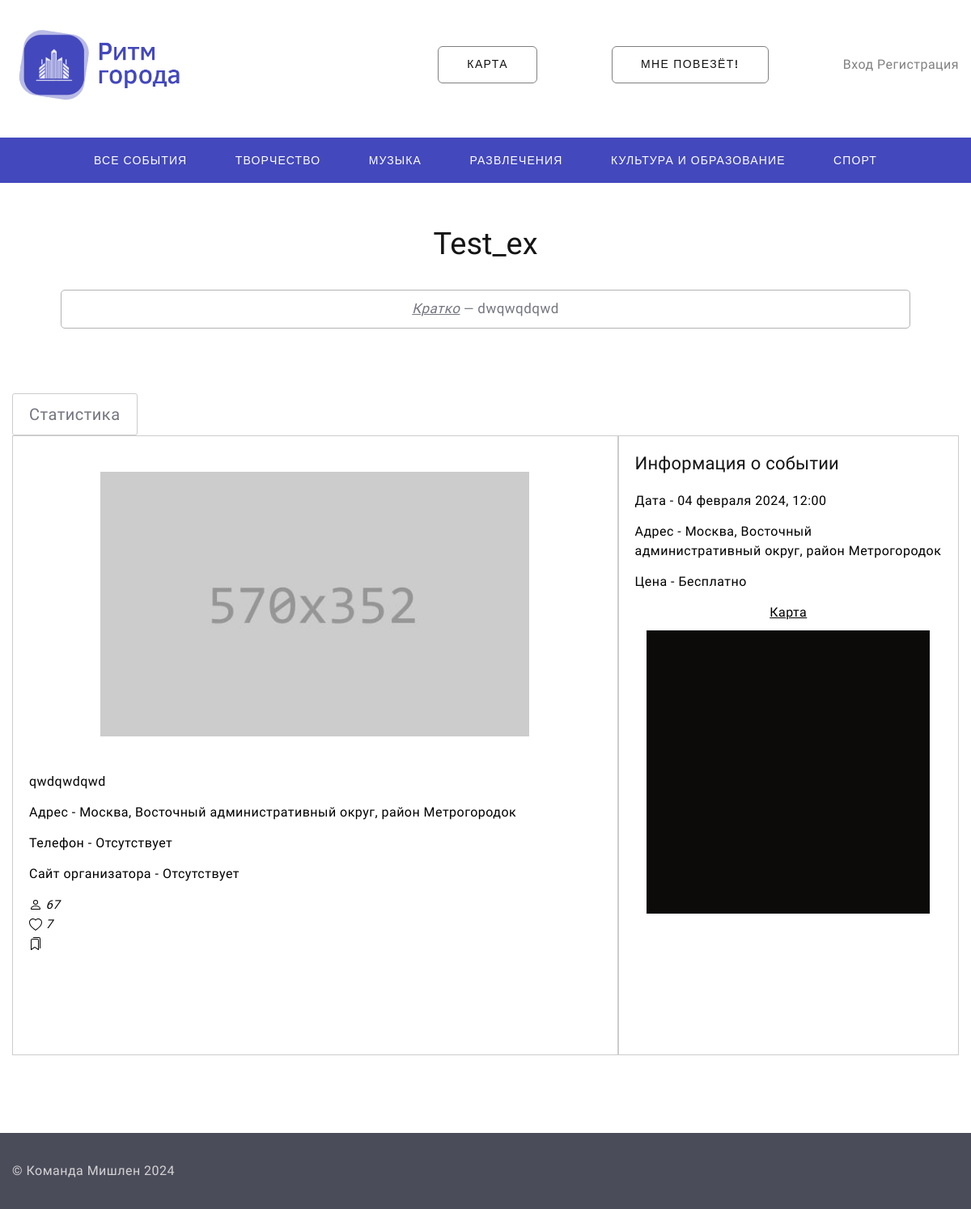
Page /event/70 on the committed database.
### dosug/models.py (models this page shows, shortened)
class Event(models.Model):
    id = models.IntegerField(primary_key=True)
    title = models.CharField(max_length=30, null=False)
    type = models.CharField(max_length=20)
    image = models.ImageField(default="default.jpg")
    tiny_description = models.CharField(max_length=250)
    description = models.CharField(max_length=1400)
    link = models.CharField(max_length=30)
    address = models.CharField(max_length=60)
    price = models.IntegerField(default=0)
    phone = models.CharField(max_length=30)
    coordinates = models.CharField(max_length=100)
    views = models.IntegerField(default=0)
    author = models.IntegerField(default=0)
    created_at = models.DateTimeField(default=datetime.now, blank=True)
    likes = models.IntegerField(default=0)
    bookmarks = models.IntegerField(default=0)
    def days_since_creation(self):
        current_datetime = datetime.now()
        time_difference = current_datetime - self.created_at
        return time_difference.days
    def views_add(self, request):
        current_date = date.today()
        existing_entry = StatsDate.objects.filter(date=current_date, event_id=self.id).first()
        if existing_entry:
            existing_entry.views += 1
            existing_entry.save()
        else:
            new_entry = StatsDate(event_id=self.id, date=current_date, views=1)
            new_entry.save()
        if 'viewed_event_' + str(self.id) not in request.session:
            request.session['viewed_event_' + str(self.id)] = True
            self.views += 1
            self.save()
            days = self.days_since_creation()
            existing_entry = StatsDays.objects.filter(day=days, event_id=self.id).first()
            if existing_entry:
                existing_entry.views += 1
                existing_entry.save()
            else:
                new_entry = StatsDays(event_id=self.id, day=days, views=self.views)
                new_entry.save()
    def __str__(self):
        return self.title

### dosug/views.py (the view)
# urls.py: path('event/<int:id>', views.event_detail),
def event_detail(request, id, bookmark = False):
    try:
        event = Event.objects.get(id=id)
        event.views_add(request)
        datetime = datetime_view(request, id)
        finder = Bookmarks.objects.filter(user_id=request.user.id, event_id=id)
        if finder: bookmark = True
        return render(request, 'dosug/event.html', {'event': event, 'datetime': datetime, 'bookmark': bookmark})
    except Event.DoesNotExist:
        messages.warning(request, "Событие не найдено")
        return redirect('/')

### dosug/views.py (called while the page is built, shortened)
def datetime_view(request, id):
    months = ["января", "февраля", "марта", "апреля", "мая", "июня", "июля", "августа", "сентября", "октября",
              "ноября", "декабря"]
    date_output = "Не указана"
    date_base = DateTimeData.objects.filter(event_id=id).first()
    if date_base is None: pass
    elif date_base.datetime is not None:
        dt_object = datetime.strptime(str(date_base.datetime), "%Y-%m-%d %H:%M:%S")
        date_output = dt_object.strftime("%d") + " " + months[dt_object.month - 1] + " " + str(dt_object.year) + ", " + dt_object.strftime("%H:%M")
    elif date_base.every_day is not None:
        date_output = "Ежедневно"
    return date_output

### templates/dosug/event.html (shortened to what this page needs)
{% extends 'dosug/layout.html' %}
{% block content %}
<html lang="en">
<head>
    <link rel="stylesheet" href="../../static/css/map.css">
</head>
<body>
<div class="page">
    <section class="section novi-background section-md text-center"><br><br>
<h3>{{ event.title }}</h3>
<br>
        <div class="container" style="display: block; margin-left: auto; margin-right: auto; text-align: center; width: 90%; overflow: hidden; word-wrap: break-word;">
        <div class="block-inner" style="border: 1px solid #b3b3b3; border-radius: 5px; padding: 10px; margin: 10px 0;">
        <u><b><i style="font-size: 17px">Кратко</i></b></u> — <a style="font-size: 17px">{{ event.tiny_description }}</a></div>
    </div>
        </section>
    <div class="container" style="margin-bottom: 20px;">
    <a class="link-default" href="/stats/{{event.id}}" style="bottom: 50%; border: 1px solid #ccc; border-radius: 3px; font-weight: bolder; font-size: 1.25em; padding: 0.5em 1em;">Статистика</a>
</div>
<div class="container" style="color: #000000; margin-top: -20px;">
        <div class="block" style="width: 90%">
            <br>
            <img style="display: block; margin-left: auto; margin-right: auto; width: 75%;" src="/static/images/event_pics/{{event.image}}" width="570" height="352">
            <br>
            <p>{{ event.description }}</p>
            <p><b>Адрес</b> - {{ event.address }}</p>
            <p><b>Телефон</b> - {% if event.phone == "" %}Отсутствует{% else %}{{ event.phone }}{% endif %}</p>
            <p><b>Сайт организатора</b> - {% if event.link == "" %}Отсутствует{% else %}<a href="{{ event.link }}" target="_blank">{{ event.link }}</a>{% endif %}</p>
            <p>
                <i style="font-size: 15px;">{{ event.views }}</i>
            </p>
<button id="likeButton" style="border: none; background-color: transparent; color: black; cursor: pointer;">
    <span id="heartIcon"></span>
</button>
<i id="likeCount" style="font-size: 15px;">{{ event.likes }}</i>
<br>
            {% if request.user.is_authenticated %}
            <button id="bookmarkButton" style="border: none; background-color: transparent; color: black; cursor: pointer;">
    <span id="bookmarkIcon"><svg xmlns="http://www.w3.org/2000/svg" width="16" height="16" fill="currentColor" class="bi bi-bookmarks" viewBox="0 0 16 16">
  <path d="M2 4a2 2 0 0 1 2-2h6a2 2 0 0 1 2 2v11.5a.5.5 0 0 1-.777.416L7 13.101l-4.223 2.815A.5.5 0 0 1 2 15.5zm2-1a1 1 0 0 0-1 1v10.566l3.723-2.482a.5.5 0 0 1 .554 0L11 14.566V4a1 1 0 0 0-1-1z"/>
  <path d="M4.268 1H12a1 1 0 0 1 1 1v11.768l.223.148A.5.5 0 0 0 14 13.5V2a2 2 0 0 0-2-2H6a2 2 0 0 0-1.732 1"/>
</svg></span>
</button>
            {% else %}
<a href="/login" style="border: none; background-color: transparent; color: black; cursor: pointer;">
    <span></span>
</a>
            {% endif %}
        </div>
        <div class="block" style="width: 50%;">
            <h5>Информация о событии</h5>
            <p>Дата -
                {{datetime}}
            <p>Адрес - {{ event.address }}</p>
            <p>Цена - <a>{%if event.price == 0%}Бесплатно{% else %}{{event.price}} ₽{% endif %}</a></p>
            <p style="text-align: center; margin-bottom: 10px"><u>Карта</u></p>
            <div id="event-map" class="map2" data-event="{{ event }}"></div>
            <br>
        <section class="section novi-background section-md text-center"></section>
      </div>
        </div>
    </div>
    </div>
<br>
<br>
<br>
<br>
</body>
</html>
{% endblock content %}

### static/css/map.css (style rules this page uses)
.map2 { margin: auto; width: 350px; height: 350px; background: #0d0a0a; }

### templates/dosug/layout.html (style rules this page uses)
button { background: #4348bd; font-family: "Georgia"; color: white; }

### templates/dosug/event.html (style rules this page uses)
.container { display: flex; }
.block { padding: 20px; border: 1px solid #ccc; box-sizing: border-box; width: 90%; overflow: hidden; word-wrap: break-word; }

### rows in the picture
Event: title "Test_ex", tiny_description "dwqwqdqwd", image (placeholder picture), description "qwdqwdqwd", address "Москва, Восточный административный округ, район Метрогородок", views "67", likes "7"

### other values in the picture
{{ datetime }} "04 февраля 2024, 12:00"
